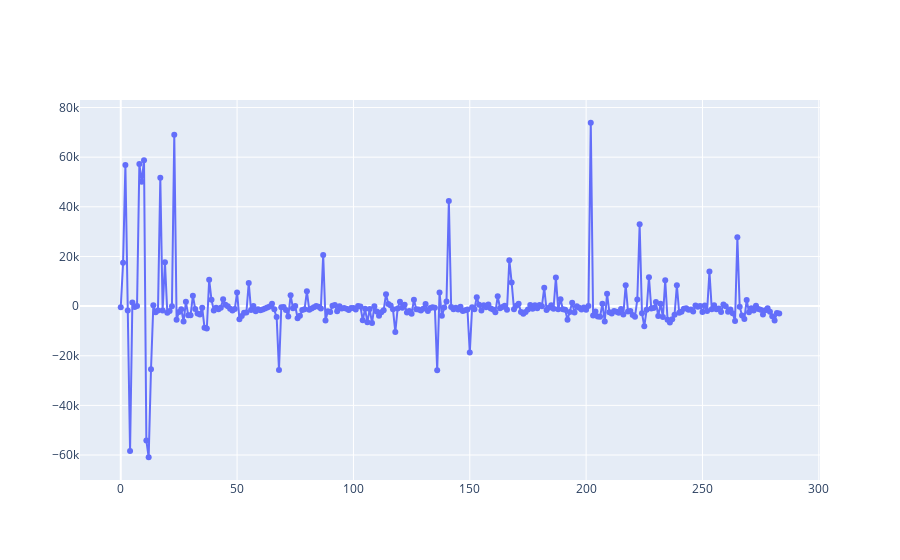

This figure's notebook cell:
### Code cell
fig = fn.grpah(x=[i for i in range(len(trades))] , y=[i['pnl'] for i in trades])

### Figure 1 — Plotly figure (JSON) as saved in the notebook; plotly's stock layout.template omitted (floating-point values rounded to 4 significant figures; data arrays with more than 128 entries replaced by an {"elided": "..."} marker saying what was removed)
{"data": [{"mode": "lines+markers", "name": "PnL", "type": "scatter", "x": {"elided": "284 int values"}, "y": {"elided": "284 int values"}}], "layout": {}}
